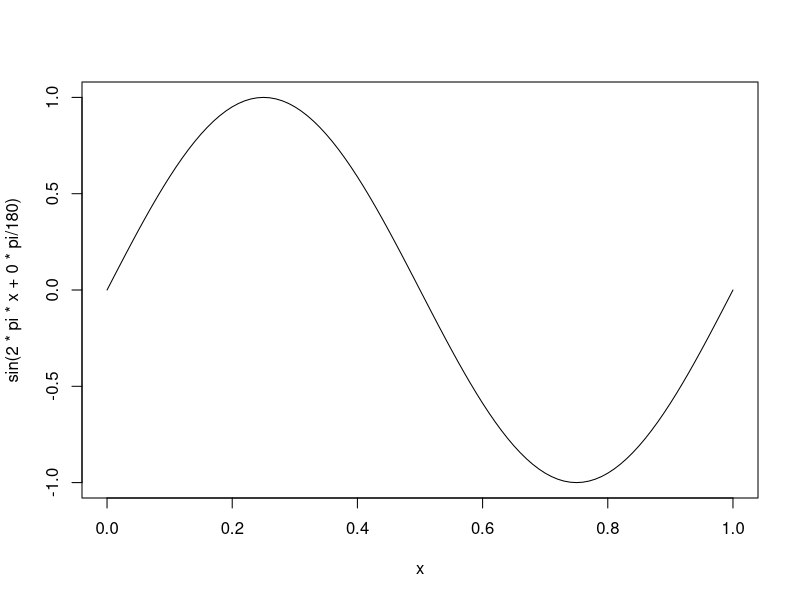
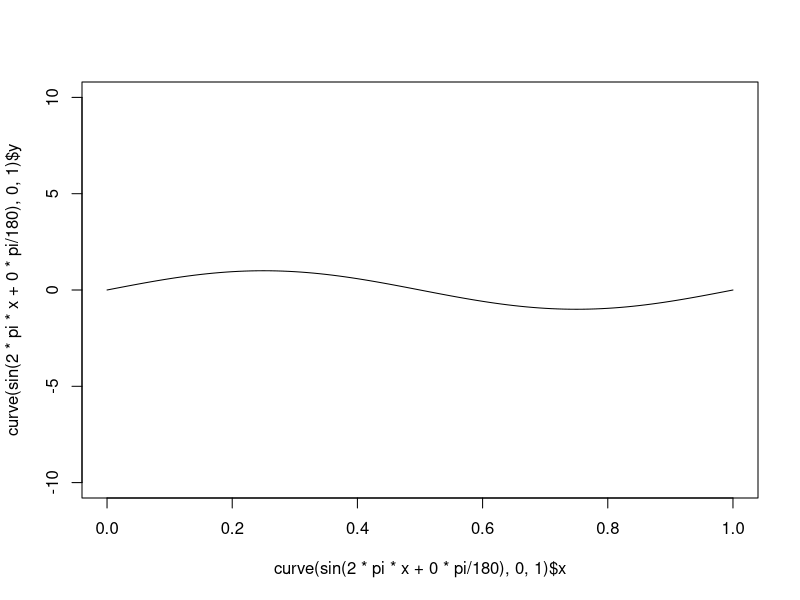
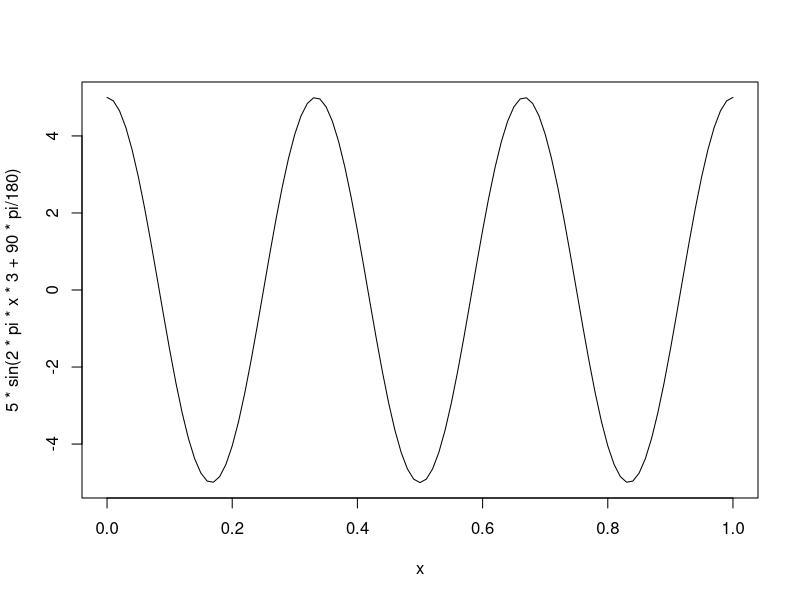
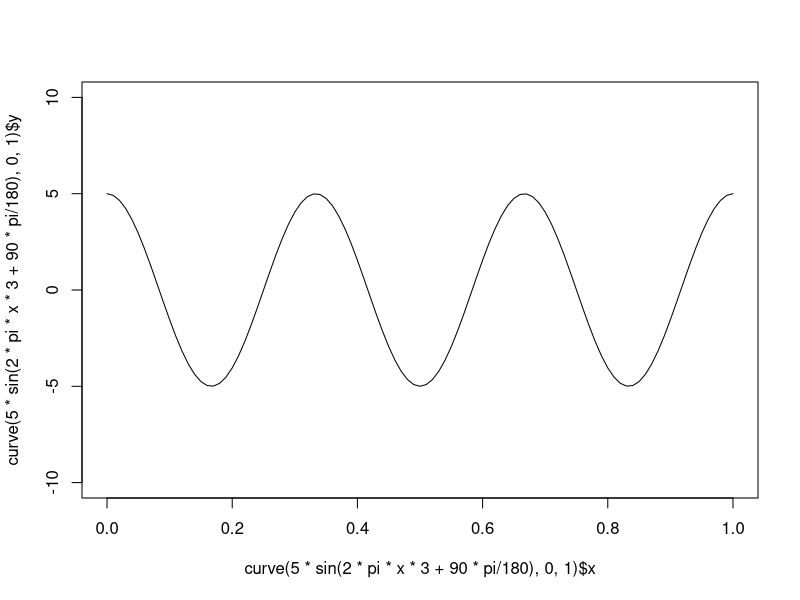

R code for these plots, in order:
## ---- chunk 1
plot(curve(sin(2*pi*x +  0*pi/180), 0, 1), ylim = c(-10,10), type = "l")
## ---- chunk 2
plot(curve(5*sin(2*pi*x*3 +  90*pi/180), 0, 1), ylim = c(-10,10), type = "l")
